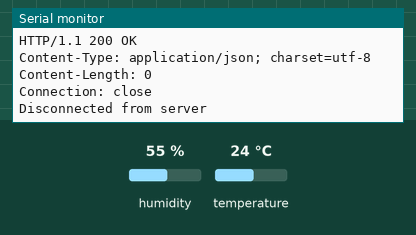
A sketch run on a simulated ESP8266 (NodeMCU). Parts: the last lines printed to the serial monitor. The test bench sets the inputs (shaded band); at power-on: humidity 55 %, temperature 24 °C. WiFi joins after 1.5 s; servers stay silent unless stated; uploads are accepted with an empty reply.

Above: at 4.3 s.
4.4 s: humidity set to 22 %
At 8.6 s:
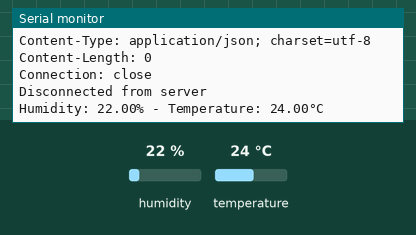
10.3 s: temperature set to 12 °C
At 13.93 s:
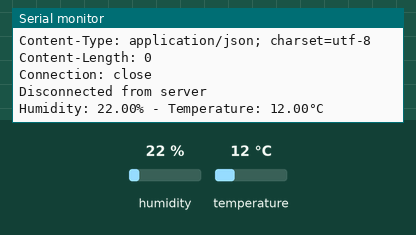
16.2 s: humidity set to 40 %
At 19.25 s:
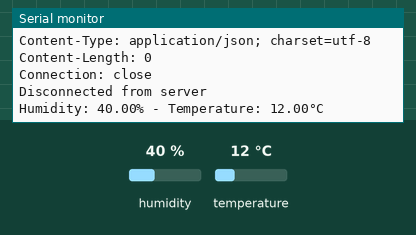
Timing chart, 0 to 20.8 s (numbered marks = the images above; inputs shaded):
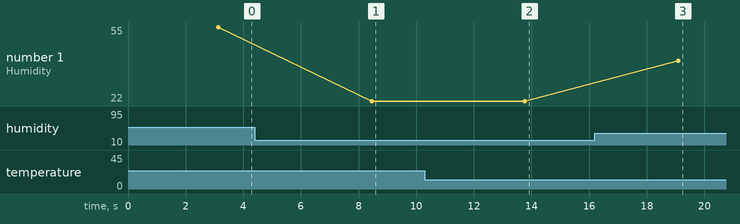

Measured:
- after the input at 4.4 s, the serial monitor: prints a new line after 4.0 s (image 1)
- after the input at 10.3 s, the serial monitor: prints a new line after 3.5 s (image 2)
- after the input at 16.2 s, the serial monitor: prints a new line after 2.9 s (image 3)
- plotted number 1: 55 → 22 after the input at 4.4 s, 22 → 40 after the input at 16.2 s

The sketch:

Bai2.ino
```cpp
#include <ESP8266WiFi.h>
#include <WiFiClient.h>
#include <DHT.h>

const char* ssid = "YourWiFiSSID";
const char* password = "YourWiFiPassword";

const char* serverAddress = "192.168.1.100"; // Địa chỉ IP của máy tính chứa server
const int serverPort = 80; // Cổng mặc định của HTTP

#define DHTPIN D2
#define DHTTYPE DHT11

DHT dht(DHTPIN, DHTTYPE);
WiFiClient client;

void setup() {
  Serial.begin(115200);
  delay(100);

  dht.begin();

  // Kết nối WiFi
  WiFi.begin(ssid, password);

  while (WiFi.status() != WL_CONNECTED) {
    delay(1000);
    Serial.println("Connecting to WiFi...");
  }

  Serial.println("Connected to WiFi");

  // Chờ một thời gian ngắn để chắc chắn kết nối ổn định
  delay(1000);
}

void loop() {
  // Đọc nhiệt độ và độ ẩm từ cảm biến
  float humidity = dht.readHumidity();
  float temperature = dht.readTemperature();

  // Kiểm tra xem đọc dữ liệu từ cảm biến có thành công không
  if (isnan(humidity) || isnan(temperature)) {
    Serial.println("Failed to read from DHT sensor!");
    return;
  }

  Serial.print("Humidity: ");
  Serial.print(humidity);
  Serial.print("% - Temperature: ");
  Serial.print(temperature);
  Serial.println("°C");

  // Gửi dữ liệu lên server
  if (client.connect(serverAddress, serverPort)) {
    Serial.println("Connected to server");

    client.println("POST /data HTTP/1.1");
    client.println("Host: localhost");
    client.println("Content-Type: application/x-www-form-urlencoded");
    client.print("Content-Length: ");
    int contentLength = snprintf(NULL, 0, "temperature=%.2f&humidity=%.2f", temperature, humidity);
    client.println(contentLength);
    client.println("Connection: close");
    client.println();
    client.print("temperature=");
    client.print(temperature);
    client.print("&humidity=");
    client.print(humidity);

    while (client.connected()) {
      if (client.available()) {
        String line = client.readStringUntil('\n');
        Serial.println(line);
        // Kiểm tra phản hồi từ server để bật hoặc tắt đèn
        if (line.indexOf("Light turned on") != -1) {
          // Bật đèn
          Serial.println("Turning on the light");
          // Code để bật đèn ở đây
        } else if (line.indexOf("Light turned off") != -1) {
          // Tắt đèn
          Serial.println("Turning off the light");
          // Code để tắt đèn ở đây
        }
      }
    }

    client.stop();
    Serial.println("Disconnected from server");
  } else {
    Serial.println("Connection to server failed");
  }

  delay(5000); // Chờ 5 giây trước khi gửi dữ liệu tiếp theo
}
```
